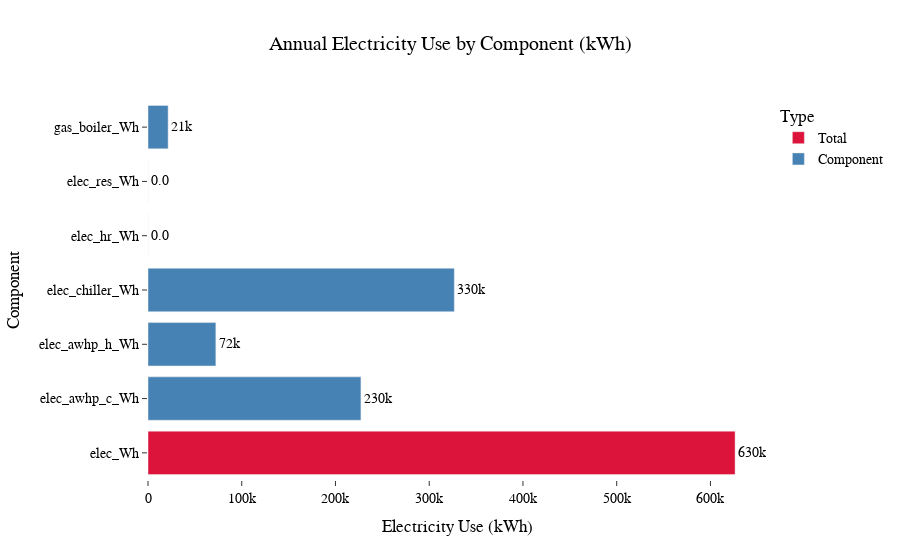

Notebook code for this chart:
### Code cell
#! Update for mutliple scenarios and years

from src.visuals import plot_energy_breakdown

df = source_energy.copy()

equipment_scenarios = ["eq_scenario_3"]
emission_scenarios = ["em_scenario_a"]

plot_energy_breakdown(df, equipment_scenarios, emission_scenarios)

### Figure 1 — Plotly figure (JSON) as saved in the notebook; plotly's stock layout.template omitted (floating-point values rounded to 4 significant figures)
{"data": [{"hovertemplate": "Type=Total<br>Electricity Use (kWh)=%{text}<br>Component=%{y}<extra></extra>", "legendgroup": "Total", "marker": {"color": "crimson", "pattern": {"shape": ""}}, "name": "Total", "orientation": "h", "showlegend": true, "text": [626300.0], "textposition": "outside", "texttemplate": "%{text:.2s}", "type": "bar", "x": [626300.0], "xaxis": "x", "y": ["elec_Wh"], "yaxis": "y"}, {"hovertemplate": "Type=Component<br>Electricity Use (kWh)=%{text}<br>Component=%{y}<extra></extra>", "legendgroup": "Component", "marker": {"color": "steelblue", "pattern": {"shape": ""}}, "name": "Component", "orientation": "h", "showlegend": true, "text": [326800.0, 227200.0, 72380.0, 21490.0, 0.0, 0.0], "textposition": "outside", "texttemplate": "%{text:.2s}", "type": "bar", "x": [326800.0, 227200.0, 72380.0, 21490.0, 0.0, 0.0], "xaxis": "x", "y": ["elec_chiller_Wh", "elec_awhp_c_Wh", "elec_awhp_h_Wh", "gas_boiler_Wh", "elec_hr_Wh", "elec_res_Wh"], "yaxis": "y"}], "layout": {"barmode": "relative", "legend": {"title": {"text": "Type"}, "tracegroupgap": 0}, "title": {"text": "Annual Electricity Use by Component (kWh)"}, "xaxis": {"anchor": "y", "domain": [0, 1], "title": {"text": "Electricity Use (kWh)"}}, "yaxis": {"anchor": "x", "categoryorder": "category ascending", "domain": [0, 1], "title": {"text": "Component"}}}}
